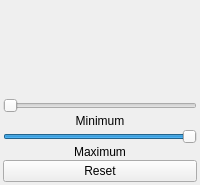
<?xml version="1.0" encoding="UTF-8"?>
<ui version="4.0">
 <class>DisplaySettings</class>
 <widget class="QWidget" name="DisplaySettings">
  <property name="geometry">
   <rect>
    <x>0</x>
    <y>0</y>
    <width>200</width>
    <height>185</height>
   </rect>
  </property>
  <property name="minimumSize">
   <size>
    <width>200</width>
    <height>185</height>
   </size>
  </property>
  <property name="windowTitle">
   <string>B&amp;C</string>
  </property>
  <layout class="QVBoxLayout" name="verticalLayout" stretch="1,0,0,0,0,0">
   <property name="spacing">
    <number>1</number>
   </property>
   <property name="leftMargin">
    <number>3</number>
   </property>
   <property name="topMargin">
    <number>3</number>
   </property>
   <property name="rightMargin">
    <number>3</number>
   </property>
   <property name="bottomMargin">
    <number>3</number>
   </property>
   <item>
    <widget class="PlotWidget" name="graphWidget" native="true"/>
   </item>
   <item>
    <widget class="QSlider" name="min_horizontalSlider">
     <property name="maximumSize">
      <size>
       <width>16777215</width>
       <height>15</height>
      </size>
     </property>
     <property name="maximum">
      <number>100</number>
     </property>
     <property name="orientation">
      <enum>Qt::Horizontal</enum>
     </property>
    </widget>
   </item>
   <item>
    <widget class="QLabel" name="label_2">
     <property name="text">
      <string>Minimum</string>
     </property>
     <property name="alignment">
      <set>Qt::AlignCenter</set>
     </property>
    </widget>
   </item>
   <item>
    <widget class="QSlider" name="max_horizontalSlider">
     <property name="maximumSize">
      <size>
       <width>16777215</width>
       <height>15</height>
      </size>
     </property>
     <property name="maximum">
      <number>100</number>
     </property>
     <property name="value">
      <number>100</number>
     </property>
     <property name="orientation">
      <enum>Qt::Horizontal</enum>
     </property>
    </widget>
   </item>
   <item>
    <widget class="QLabel" name="label_3">
     <property name="text">
      <string>Maximum</string>
     </property>
     <property name="alignment">
      <set>Qt::AlignCenter</set>
     </property>
    </widget>
   </item>
   <item>
    <layout class="QHBoxLayout" name="horizontalLayout">
     <item>
      <widget class="QPushButton" name="reset_pushButton">
       <property name="text">
        <string>Reset</string>
       </property>
      </widget>
     </item>
    </layout>
   </item>
  </layout>
 </widget>
 <customwidgets>
  <customwidget>
   <class>PlotWidget</class>
   <extends>QWidget</extends>
   <header>pyqtgraph</header>
   <container>1</container>
  </customwidget>
 </customwidgets>
 <resources/>
 <connections/>
</ui>
